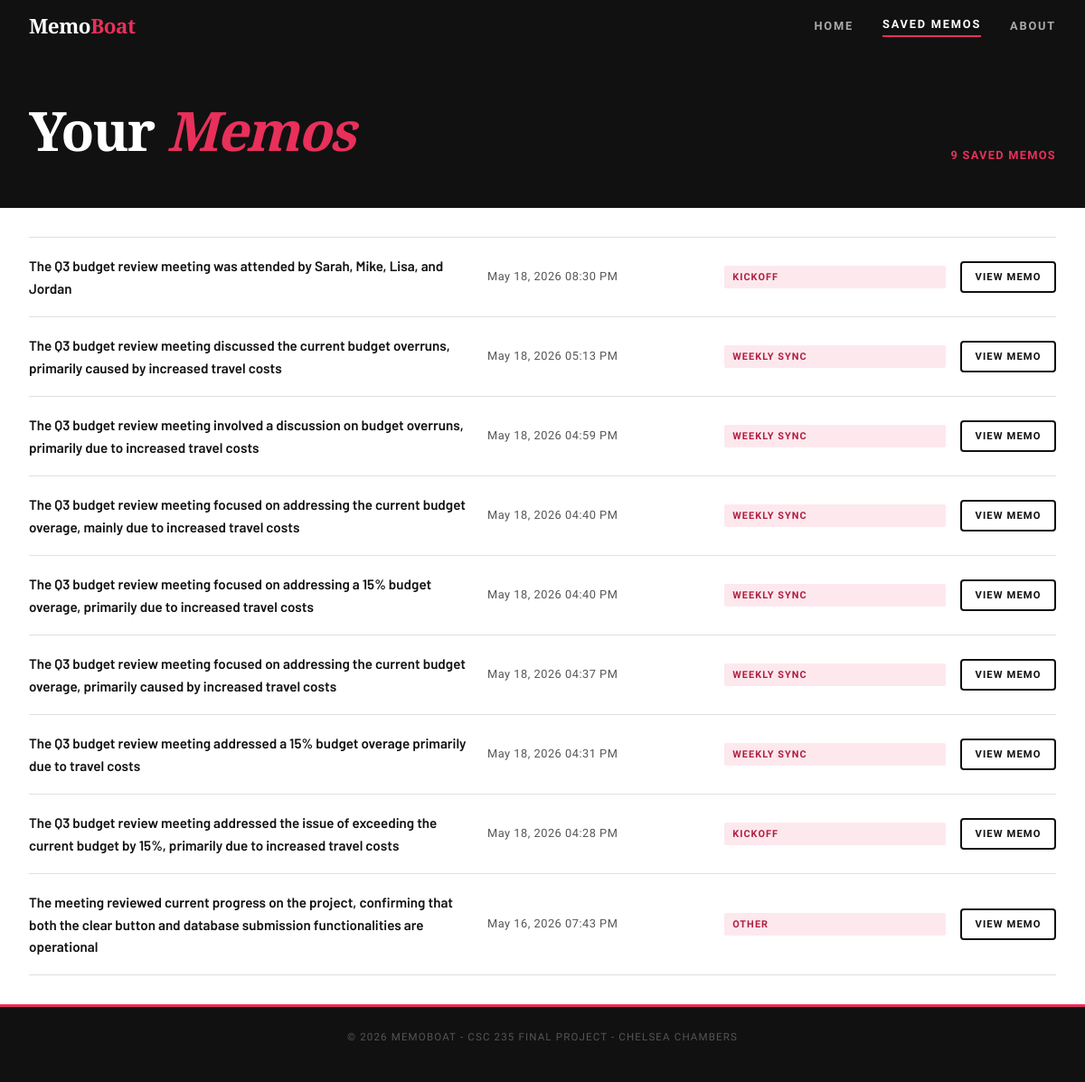
Before: /memos with the older database file.
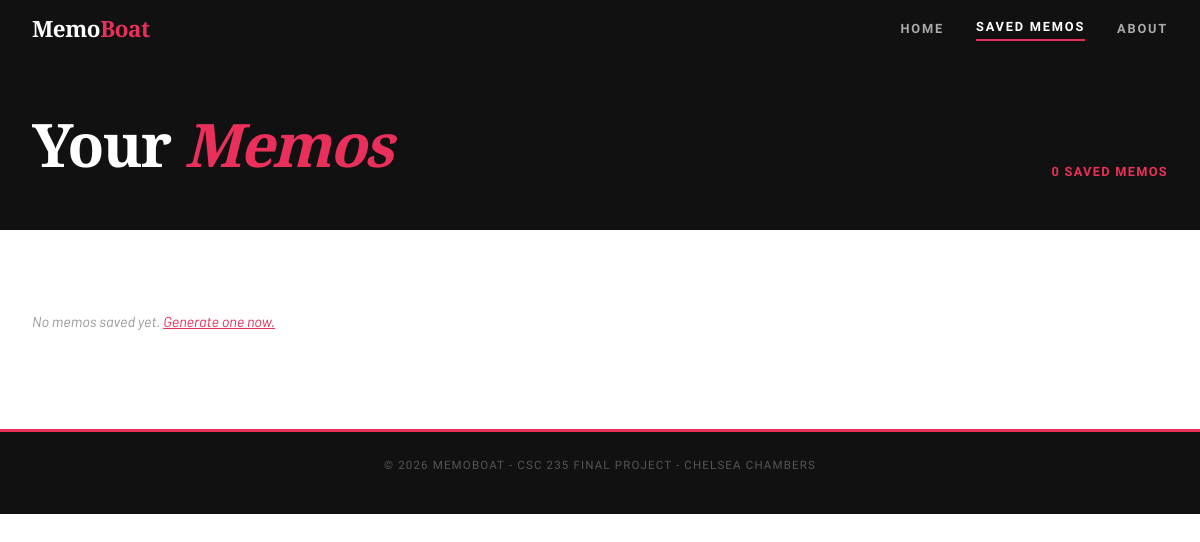
After: the same page with the newer database file.
### tables this page shows
CREATE TABLE summaries (
        summary_id INTEGER PRIMARY KEY AUTOINCREMENT,
        transcript_id INTEGER NOT NULL,
        summary TEXT NOT NULL,
        action_items TEXT NOT NULL,
        key_decisions TEXT NOT NULL,
        FOREIGN KEY (transcript_id) REFERENCES transcripts(transcript_id)
    );

CREATE TABLE transcripts (
        transcript_id INTEGER PRIMARY KEY AUTOINCREMENT,
        type_id INTEGER NOT NULL,
        raw_notes TEXT NOT NULL,
        timestamp TEXT NOT NULL,
        FOREIGN KEY (type_id) REFERENCES meeting_types(type_id)
    );

CREATE TABLE meeting_types (
        type_id INTEGER PRIMARY KEY AUTOINCREMENT,
        type_name TEXT NOT NULL
    );

### app.py (the view)
@app.route("/memos")
def memos_page():
    conn = get_db()
    rows = conn.execute("""
        SELECT t.transcript_id, t.timestamp, s.summary, mt.type_name
        FROM transcripts t
        JOIN summaries s ON t.transcript_id = s.transcript_id
        JOIN meeting_types mt ON t.type_id = mt.type_id
        ORDER BY t.transcript_id DESC
    """).fetchall()
    conn.close()
    memos = []
    for row in rows:
        memos.append({
            "id":        row["transcript_id"],
            "timestamp": row["timestamp"],
            "title":     row["summary"].split(".")[0].strip(),
            "type_name": row["type_name"]
        })
    return render_template("memos.html", memos=memos)

### app.py (called while the page is built)
def get_db():
    conn = sqlite3.connect("memoboat.db")
    conn.row_factory = sqlite3.Row
    return conn

### templates/memos.html (shortened to what this page needs)
<!DOCTYPE html>
<html lang="en">
<head>
  <link href="https://cdn.jsdelivr.net/npm/bootstrap@5.3.3/dist/css/bootstrap.min.css" rel="stylesheet" />
  <link rel="stylesheet" href="{{ url_for('static', filename='style.css') }}" />
</head>
<body>
  <nav class="mb-nav">
    <div class="mb-nav-inner">
      <a href="{{ url_for('index') }}" class="mb-logo">Memo<span>Boat</span></a>
      <div class="mb-nav-links">
        <a href="{{ url_for('index') }}">Home</a>
        <a href="{{ url_for('memos_page') }}" class="active">Saved Memos</a>
        <a href="{{ url_for('about') }}">About</a>
      </div>
    </div>
  </nav>
  <div class="mb-page-header">
    <div class="mb-page-header-inner">
      <h1 class="mb-page-title">Your <span>Memos</span></h1>
      <span class="mb-total-count">{{ memos|length }} Saved Memo{{ 's' if memos|length != 1 else '' }}</span>
    </div>
  </div>
  <div class="mb-memos-list">
    {% if memos %}
      {% for memo in memos %}
        <div class="mb-memo-row">
          <span class="mb-memo-row-title">{{ memo.title }}</span>
          <span class="mb-memo-row-date">{{ memo.timestamp }}</span>
          <span class="mb-memo-row-type">{{ memo.type_name }}</span>
          <a href="{{ url_for('view_memo', memo_id=memo.id) }}" class="mb-view-btn">View Memo</a>
        </div>
      {% endfor %}
    {% else %}
      <p class="mb-empty-state">No memos saved yet. <a href="{{ url_for('index') }}" style="color: var(--rose);">Generate one now.</a></p>
    {% endif %}
  </div>
  <footer class="mb-footer">
    <p>&copy; 2026 MemoBoat - CSC 235 Final Project - Chelsea Chambers</p>
  </footer>
</body>
</html>

### static/style.css (style rules this page uses)
:root { --rose: #e8305a; --rose-lt: #fde8ee; --rose-dark: #b01f3f; --ink: #111111; --ink-mid: #555555; --ink-light: #999999; --white: #ffffff; --off-white: #f9f9f7; --border: #e0e0e0; --border-dark:#222222; --display: 'Playfair Display', Georgia, serif; --body: 'Barlow', sans-serif; --cond: 'Barlow Condensed', sans-serif; --radius: 4px; }
*, *::before, *::after { box-sizing: border-box; margin: 0; padding: 0; }
html { scroll-behavior: smooth; }
body { font-family: var(--body); color: var(--ink); background: var(--white); font-size: 15px; line-height: 1.6; }
.mb-nav { background: var(--ink); position: sticky; top: 0; z-index: 100; }
.mb-nav-inner { max-width: 1200px; margin: 0 auto; padding: 0 2rem; height: 58px; display: flex; align-items: center; justify-content: space-between; }
.mb-logo { font-family: var(--display); font-size: 1.4rem; font-weight: 900; color: var(--white); text-decoration: none; letter-spacing: -0.02em; }
.mb-logo span { color: var(--rose); }
.mb-nav-links { display: flex; gap: 2rem; align-items: center; }
.mb-nav-links a { font-family: var(--cond); font-size: 0.8rem; font-weight: 700; letter-spacing: 0.14em; text-transform: uppercase; color: #aaaaaa; text-decoration: none; transition: color 0.15s; }
.mb-nav-links a:hover, .mb-nav-links a.active { color: var(--white); }
.mb-nav-links a.active { border-bottom: 2px solid var(--rose); padding-bottom: 2px; }
.mb-page-header { background: var(--ink); padding: 3.5rem 2rem 3rem; }
.mb-page-header-inner { max-width: 1200px; margin: 0 auto; display: flex; align-items: flex-end; justify-content: space-between; }
.mb-page-title { font-family: var(--display); font-size: clamp(2.5rem, 5vw, 4rem); font-weight: 900; color: var(--white); letter-spacing: -0.03em; line-height: 1; }
.mb-page-title span { color: var(--rose); font-style: italic; }
.mb-total-count { font-family: var(--cond); font-size: 0.8rem; font-weight: 700; letter-spacing: 0.1em; text-transform: uppercase; color: var(--rose); }
.mb-memos-list { max-width: 1200px; margin: 0 auto; padding: 2rem; }
.mb-empty-state { color: var(--ink-light); font-size: 0.9rem; padding: 3rem 0; font-style: italic; }
.mb-footer { background: var(--ink); border-top: 3px solid var(--rose); padding: 1.5rem 2rem; text-align: center; }
.mb-footer p { font-family: var(--cond); font-size: 0.72rem; letter-spacing: 0.1em; text-transform: uppercase; color: #555555; }

Changed rows visible on the page:
removed summaries: title "The Q3 budget review meeting was attended by Sarah, Mike, Lisa, and Jordan", timestamp "May 18, 2026 08:30 PM", type_name "KICKOFF"
removed summaries: title "The Q3 budget review meeting discussed the current budget overruns, primarily caused by increased travel costs", timestamp "May 18, 2026 05:13 PM", type_name "WEEKLY SYNC"
removed summaries: title "The Q3 budget review meeting involved a discussion on budget overruns, primarily due to increased travel costs", timestamp "May 18, 2026 04:59 PM", type_name "WEEKLY SYNC"
removed summaries: title "The Q3 budget review meeting focused on addressing the current budget overage, mainly due to increased travel costs", timestamp "May 18, 2026 04:40 PM", type_name "WEEKLY SYNC"
removed summaries: title "The Q3 budget review meeting focused on addressing a 15% budget overage, primarily due to increased travel costs", timestamp "May 18, 2026 04:40 PM", type_name "WEEKLY SYNC"
removed summaries: title "The Q3 budget review meeting focused on addressing the current budget overage, primarily caused by increased travel costs", timestamp "May 18, 2026 04:37 PM", type_name "WEEKLY SYNC"
removed summaries: title "The Q3 budget review meeting addressed a 15% budget overage primarily due to travel costs", timestamp "May 18, 2026 04:31 PM", type_name "WEEKLY SYNC"
removed summaries: title "The Q3 budget review meeting addressed the issue of exceeding the current budget by 15%, primarily due to increased travel costs", timestamp "May 18, 2026 04:28 PM", type_name "KICKOFF"
removed summaries: title "The meeting reviewed current progress on the project, confirming that both the clear button and database submission functionalities are operational", timestamp "May 16, 2026 07:43 PM", type_name "OTHER"
Other visible differences:
{{ memos|length }}: "9" → "0"
text now shown: "No memos saved yet. Generate one now."
